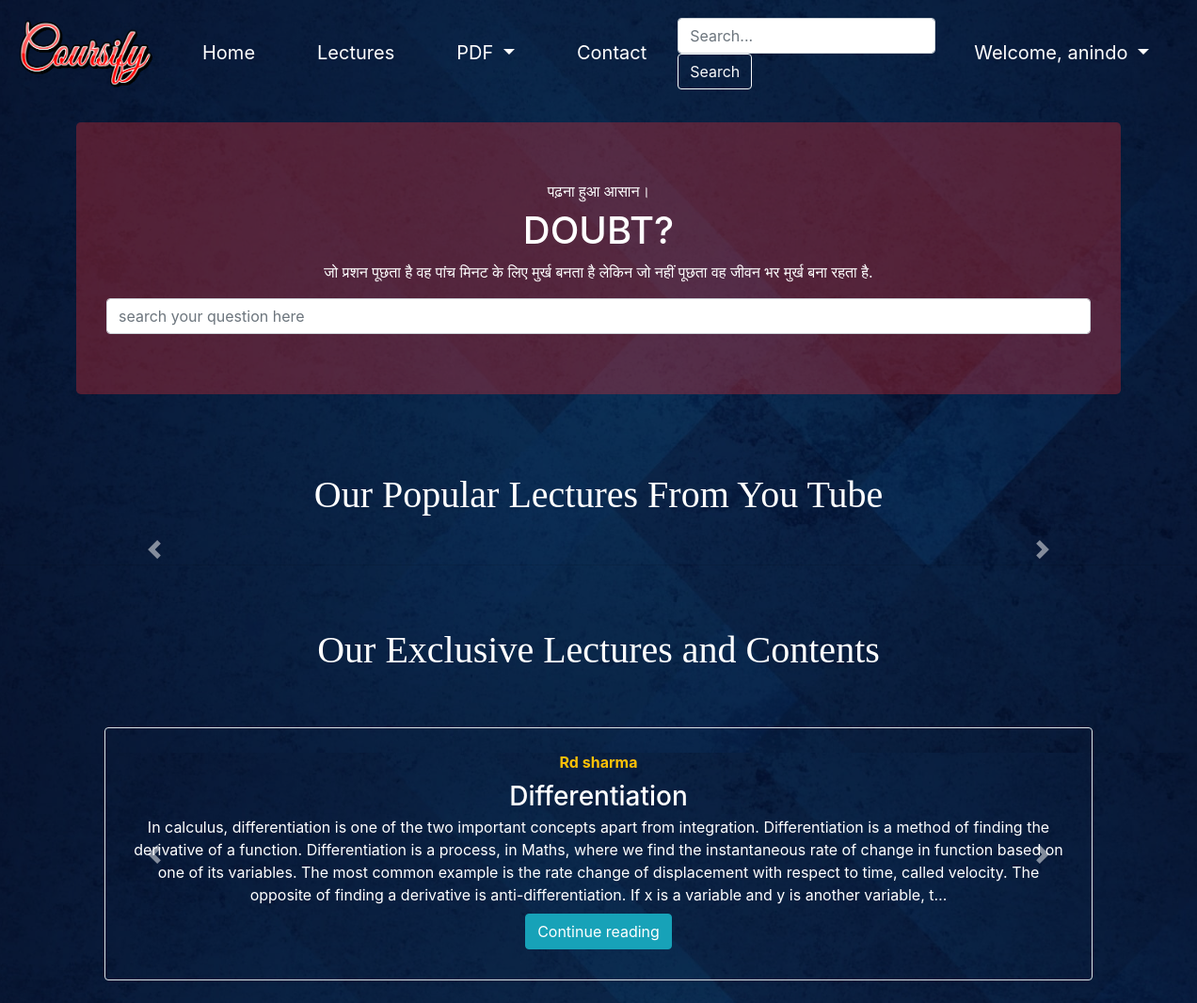
The app's page / (signed in) with its own data.
### base/models.py (models this page shows)
class Posts(models.Model):
    sno = models.AutoField(primary_key=True)
    title = models.CharField(max_length=100)
    subject = models.CharField(max_length=15, null=True, blank=True)
    author = models.CharField(max_length=50, null=True, blank=True)
    slug = models.CharField(max_length=100)
    content = models.TextField()
    lecture = models.FileField(default=None, blank=True, upload_to='video')
    pdf = models.FileField(default=None, blank=True, upload_to='pdfs')
    time_stamp = models.DateTimeField(auto_now_add=True)

### base/views.py (the view)
# urls.py: path('', views.home, name='home'),
def home(request):
    phy = Youtube.objects.all()
    phy = Youtube.objects.filter().order_by('-time_stamp')[:3]
    post = Posts.objects.all()
    post = Posts.objects.filter().order_by('-time_stamp')[:3]
    context = {'phy': phy, 'post': post}
    return render(request, 'home.html', context)

### templates/home.html (shortened to what this page needs)
{% extends 'basic.html' %}
{% load static %}
{% load embed_video_tags %}
{% block body %}
<div class="container text-center my-3">
  <div class="jumbotron" style="background-color:  rgba(255, 47, 47, 0.3);">
    <div class=" text-white">
      <h6>पढ़ना हुआ आसान। </h6>
      <h1>DOUBT?</h1>
      <p>जो प्रशन पूछता है वह पांच मिनट के लिए मुर्ख बनता है लेकिन जो नहीं पूछता वह जीवन भर मुर्ख बना
        रहता
        है. </p>
      <form method="get" action="search">
        <input class="form-control mr-sm-2" type="search" placeholder="search your question here " name="search">
      </form>
    </div>
  </div>
</div>
<div id="text" style="font-family: 'Pacifico', cursive; padding-top: 1%; padding-bottom: 2%; color:#fff;">
  <h1 class="text-center" style="padding-top: 3%;">Our Popular Lectures From You Tube</h1>
</div>
<div class="container">
  <div id="carouselExampleControls" class="carousel slide" data-ride="carousel">
    <a class="carousel-control-prev" href="#carouselExampleControls" role="button" data-slide="prev">
      <span class="carousel-control-prev-icon" aria-hidden="true"></span>
    </a>
    <a class="carousel-control-next" href="#carouselExampleControls" role="button" data-slide="next">
      <span class="carousel-control-next-icon" aria-hidden="true"></span>
    </a>
  </div>
</div>
<hr>
<div id="text" style="font-family: 'Pacifico', cursive; padding-top: 1%; padding-bottom: 2%; color:#fff;">
  <h1 class="text-center" style="padding-top: 3%;">Our Exclusive Lectures and Contents</h1>
</div>
<div class="container">
  <div id="carouselControls" class="carousel slide" data-ride="carousel">
    <div class="carousel-inner">
      <div class="container">
        <div class="carousel-item active">
          <div class=" container col text-white text-center">
            <div
              class="row no-gutters border rounded overflow-hidden flex-md-row my-4 shadow-sm h-md-250 position-relative">
              <div class="col p-4 d-flex flex-column position-static">
                <strong class="d-inline-block mb-2 text-warning">{{post.0.author}}</strong>
                <h3 class="mb-0">{{post.0.title}}</h3>
                <p class="card-text mb-auto">{{post.0.content| truncatechars:500}}</p>
                <div class="my-2"><a href="/" roll="button" class="btn btn-info">Continue reading</a></div>
              </div>
            </div>
          </div>
        </div>
      </div>
      <a class="carousel-control-prev" href="#carouselControls" role="button" data-slide="prev">
        <span class="carousel-control-prev-icon" aria-hidden="true"></span>
      </a>
      <a class="carousel-control-next" href="#carouselControls" role="button" data-slide="next">
        <span class="carousel-control-next-icon" aria-hidden="true"></span>
      </a>
    </div>
  </div>
  {% endblock  %}

### templates/basic.html (shortened to what this page needs)
{% load static %}
<!doctype html>
<html lang="en">
<head>
  <link rel="stylesheet" href="https://cdn.jsdelivr.net/npm/bootstrap@4.5.3/dist/css/bootstrap.min.css"
>
  <link rel="stylesheet" href="../static/css/style.css">
</head>
<body>
  <nav class="navbar navbar-expand-lg ">
    <a class="navbar-brand" href="/">
      <img src="{%static 'images/logo.gif'%}" width="150" height="80" class="d-inline-block align-top" alt=""
        loading="lazy">
    </a>
    <div class="collapse navbar-collapse" id="navbarSupportedContent">
      <ul class="navbar-nav mr-auto">
        <li class="nav-item active">
          <a class="nav-link" href="/">Home <span class="sr-only">(current)</span></a>
        </li>
        <li class="nav-item">
          <a class="nav-link" href="/">Lectures</a>
        </li>
        <li class="nav-item dropdown">
          <a class="nav-link dropdown-toggle" href="#" id="navbarDropdown" role="button" data-toggle="dropdown"
            aria-haspopup="true" aria-expanded="false">
            PDF
          </a>
        </li>
        <li class="nav-item">
          <a class="nav-link" href="/">Contact</a>
        </li>
      </ul>
      <form method="get" action="/search" class="form-inline my-2 my-lg-0">
        <input class="form-control mr-sm-2" type="search" placeholder="Search..." aria-label="Search" name="search"
          id="search">
        <button class="btn btn-outline-light my-2 mr-2 my-sm-0" type="submit">Search</button>
      </form>
      {% if user.is_authenticated%}
      <ul class="navbar-nav mr-2">
        <li class="nav-item dropdown ">
          <a class="nav-link dropdown-toggle " href="#" id="navbarDropdown" role="button" data-toggle="dropdown"
            aria-haspopup="true" aria-expanded="false">
            Welcome, {{request.user}}
          </a>
        </li>
      </ul>
      {% endif %}
    </div>
  </nav>
{% block body %} {% endblock  %}
</body>
</html>

### static/css/style.css (style rules this page uses)
body { height: 100vh; background-image: linear-gradient(rgba(0, 0, 0, 0.5), rgba(0, 0, 0, 0.5)), url(../images/baground.jpg); background-position: center; background-size: cover; overflow-x: hidden; position: relative; }
#navbarSupportedContent ul li { list-style: none; display: inline-block; padding: 25px 25px; }
#navbarSupportedContent ul a { color: #ffff; text-decoration: double; font-size: 20px; }
#navbarSupportedContent ul li::after { content: ''; width: 0; height: 2px; background: yellow; display: block; margin: auto; transition: 0.5s; }

### records on screen
Posts: author "Rd sharma", title "Differentiation", content "In calculus, differentiation is one of the two important concepts apart from integration. Differentiation is a method of finding the derivative of a function. Differentiation is a process, in Maths, where we find the instantaneous rate of change in function based on one of its variables. The most common example is the rate change of displacement with respect to time, called velocity. The opposite of finding a derivative is anti-differentiation. If x is a variable and y is another variable, t…"

### other values on screen
{{ request.user }} "anindo"
